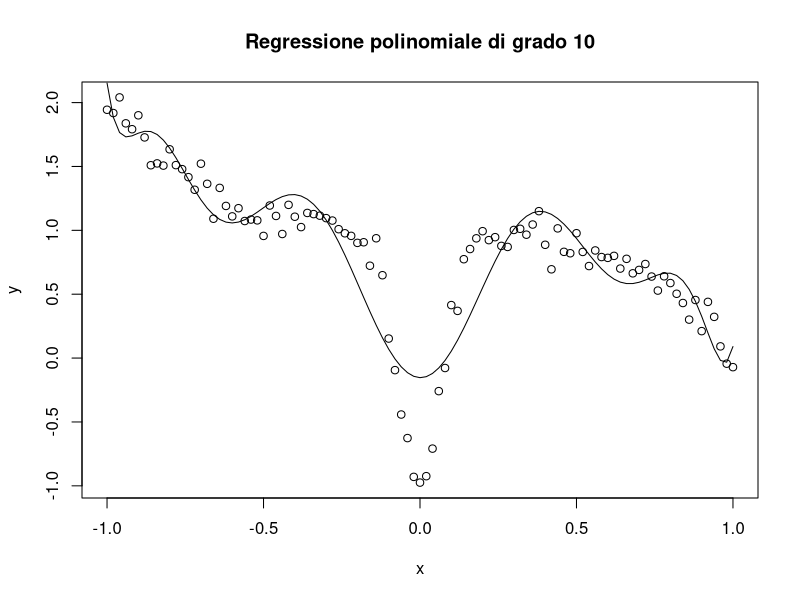
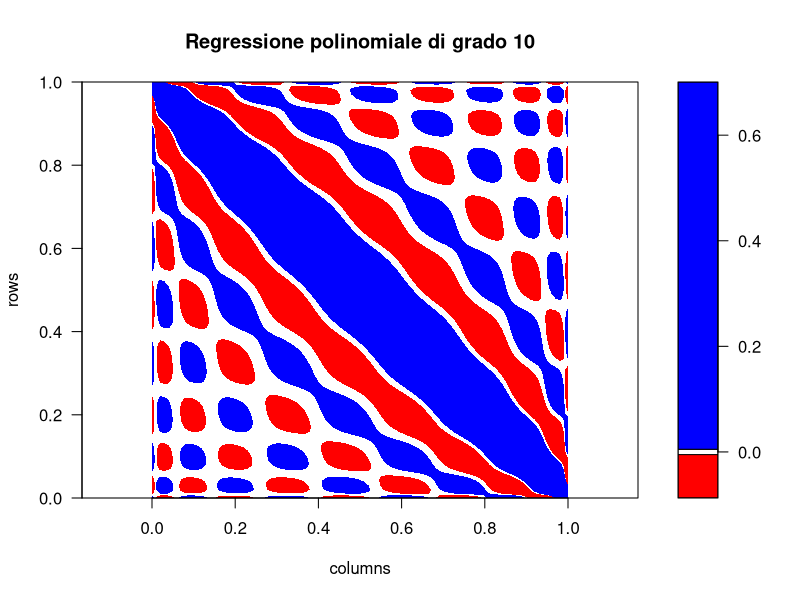
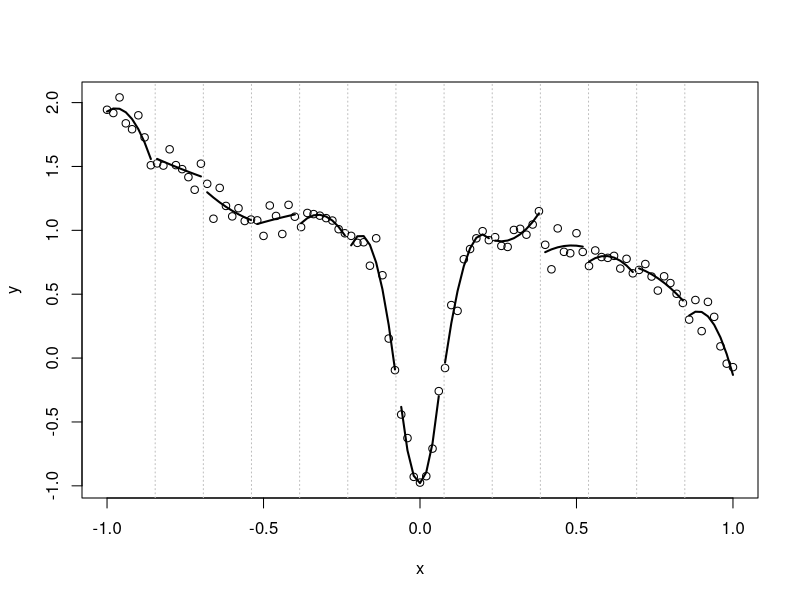
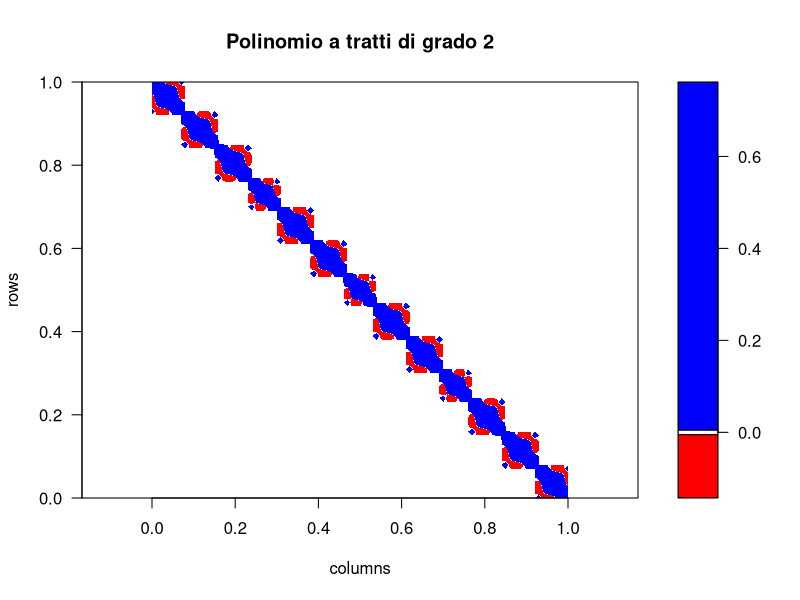
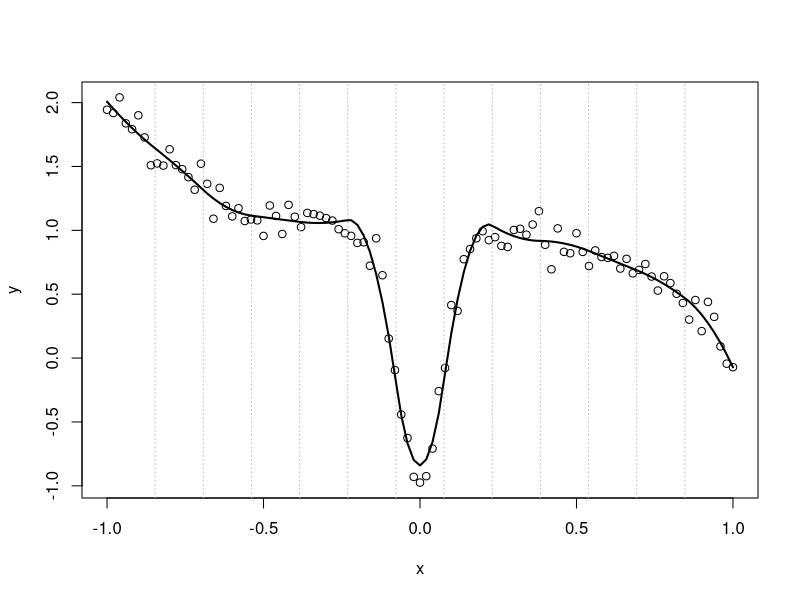
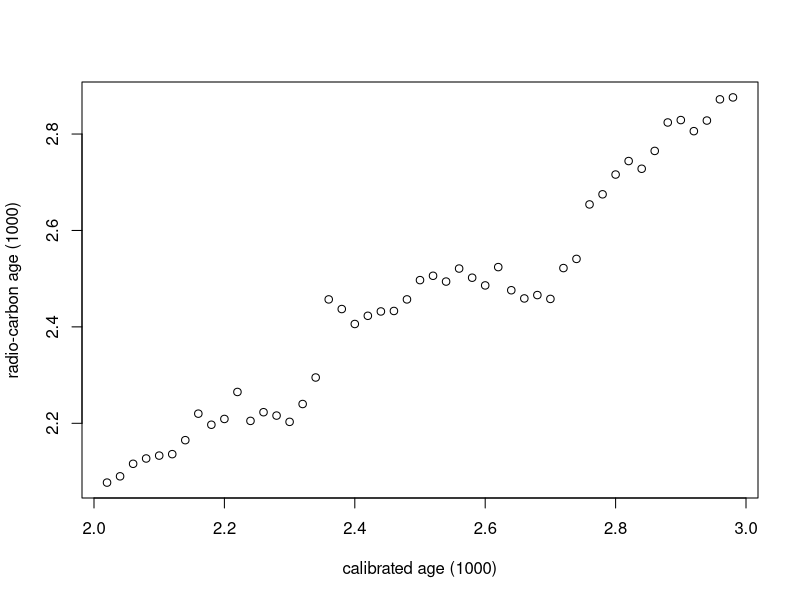
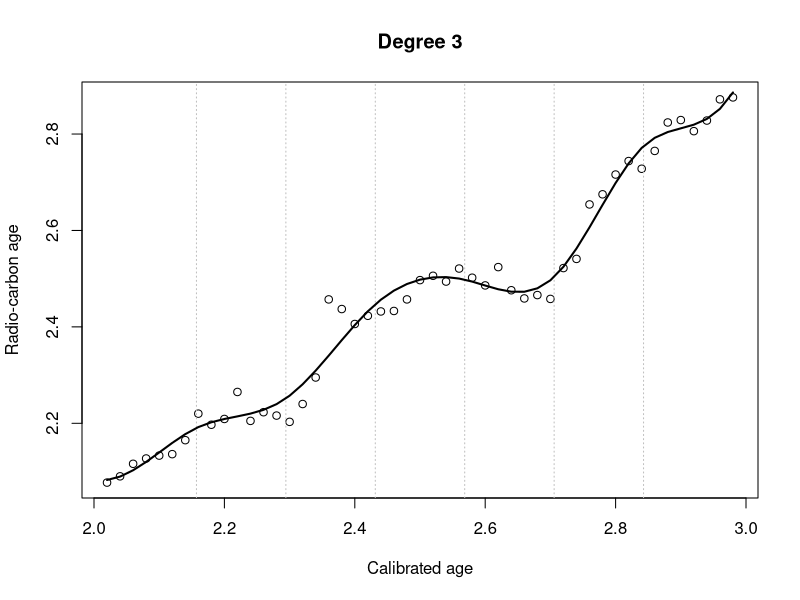
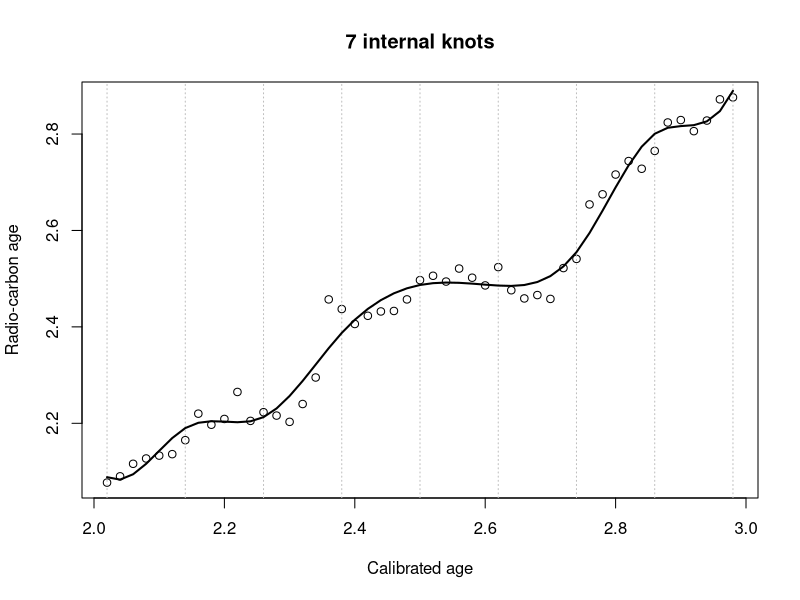

Write R code to recreate these figures, in order.
rm(list=ls())
#==========================
# REGRESSION SPLINES
#==========================

#--- DATI SIMULATI ----------------------------

fx = function(x) 1 - x^3 - 2*exp(-100*x^2)
x = seq(-1,1,by=0.02)
set.seed(123)
n = length(x)
y = fx(x) + rnorm(n,0,0.1)

#--- REGRESSIONE POLINOMIALE ----------------------------

M = 10
fit = lm(y ~ poly(x,degree=M, raw=T))
#pdf("Figure_polyM.pdf")
plot(x,y, main=paste("Regressione polinomiale di grado", M))
lines(x,fitted(fit))
#dev.off()

B = model.matrix(fit)
S = B %*% solve(crossprod(B)) %*% t(B)

#pdf("Figure_hatmatrixM.pdf")
filled.contour(main=paste("Regressione polinomiale di grado", M), apply(S, 2, rev), asp=1, xaxt="n", yaxt="n", xlab="columns", ylab="rows", levels=c(min(S),-0.005,0.005,max(S)), col=c("red", "white", "blue"))
#dev.off()

kappa(crossprod(B), exact=T)

#--- POLINOMI0 A TRATTI ----------------------------

M = 2
K = 12 # numero di intervalli = K+1
knots = seq(-1,1,length=K+2)[-c(1,K+2)]
x_cut = cut(x, c(-Inf,knots,Inf) )
#pdf("Figure_piece_poly.pdf")
plot(x,y)
abline(v=knots, col="gray", lty=3)
S = matrix(0,n,n)
for (i in 1:length(levels(x_cut)) ){
  subset = (x_cut==levels(x_cut)[i])
  lines(x[subset], fitted(lm(y[subset] ~ poly(x[subset],M))), lwd=2 )
  B = model.matrix(lm(y[subset] ~ poly(x[subset],M)))
  S[subset,subset] = B %*% solve(crossprod(B)) %*% t(B)
}
#dev.off()

#pdf("Figure_hatmatrix_piece_poly.pdf")
filled.contour(main=paste("Polinomio a tratti di grado", M),apply(S, 2, rev), asp=1, xaxt="n", yaxt="n", xlab="columns", ylab="rows", levels=c(min(S),-0.005,0.005,max(S)), col=c("red", "white", "blue"))
#dev.off()


#--- SPLINE DI REGRESSIONE ----------------------------

# costruzione della spline con funzioni base di potenza troncata
K = length(knots)
n = length(x)
B = matrix(NA,ncol=M+K+1, nrow=n)
B[,1:(M+1)] = cbind(1,poly(x,M, raw=TRUE))
B[,(M+2):(M+K+1)] = sapply(1:K, function(k) ifelse(x >= knots[k], (x-knots[k])^M, 0))
fit = lm(y ~ 0 + B)

#pdf("Figure_reg_spline.pdf")
plot(x,y)
abline(v=knots, col="gray", lty=3)
lines(x,predict(fit), lwd=2)
#dev.off()

#--- RADIOCARBON DATA ----------------------------

rm(list=ls())

library(sm) 
dat = radioc[(radioc$Cal.age > 2000 & radioc$Cal.age < 3000), ]
x = dat$Cal.age/1000
y = dat$Rc.age/1000
#pdf("Figure_radiocarbon.pdf")
plot(y ~ x, xlab="calibrated age (1000)", ylab="radio-carbon age (1000)")
#dev.off()


#--- SCELTA DEL GRADO M ----------------------------

K = 6
knots = seq(min(x),max(x),length=K+2)[-c(1,K+2)]
M = 3
n = length(x)
B = matrix(NA,ncol=M+K+1, nrow=n)
B[,1:(M+1)] = cbind(1,poly(x,M, raw=TRUE))
B[,(M+2):(M+K+1)] = sapply(1:K, function(k) ifelse(x >= knots[k], (x-knots[k])^M, 0))
fit = lm(y ~ 0 + B)

#pdf("Figure_radioc_M.pdf")
plot(x,y, ylab="Radio-carbon age", xlab="Calibrated age", main=paste("Degree", M))
abline(v=knots, col="gray", lty=3)
lines(x,predict(fit), lwd=2)
#dev.off()


#--- SCELTA DEL NUMERO K ----------------------------

K = 7
knots = seq(min(x),max(x),length=K+2)[-c(1,K+2)]
M = 3
n = length(x)
B = matrix(NA,ncol=M+K+1, nrow=n)
B[,1:(M+1)] = cbind(1,poly(x,M, raw=TRUE))
B[,(M+2):(M+K+1)] = sapply(1:K, function(k) ifelse(x >= knots[k], (x-knots[k])^M, 0))
fit = lm(y ~ 0 + B)

#pdf("Figure_radioc_K.pdf")
plot(x,y, ylab="Radio-carbon age", xlab="Calibrated age", main=paste(K, "internal knots"))
abline(v=knots, col="gray", lty=3)
abline(v=range(x), col="gray", lty=3)
lines(x,predict(fit), lwd=2)
#dev.off()

#--- INTERPOLATING NATURAL SPLINE ----------------------------

#pdf("Figure_interpolating_ns.pdf")
f = splinefun(x, y, method = "natural")
plot(x, y, xlim=c(1.9,3.1))
curve(f(x), add = TRUE, from = 1, to = 4, n = 1000, lwd=2) 
#dev.off()

#--- CONSTRUCTION B-SPLINE (STANDARDIZED) -----

xx = (x-min(x)) / (max(x)-min(x))
yy = (y-min(y)) / (max(y)-min(y))

K = 13
knots = seq(min(xx),max(xx),length=K+2)[-c(1,K+2)]
M = 3
n = length(xx)
B = matrix(NA,ncol=M+K+1, nrow=n)
B[,1:(M+1)] = cbind(1,poly(xx,M, raw=TRUE))
B[,(M+2):(M+K+1)] = sapply(1:K, function(k) ifelse(xx >= knots[k], (xx-knots[k])^M, 0))

#pdf("Figure_tpowerbasis.pdf")
op <- par(mfrow=c(3,1), mar = c(0, 4, 0, 0))
plot(xx,yy, ylim=c(-0.5,1.5), col="white", ylab="Unscaled basis functions Bj(x)")
abline(v=knots, lty=3, col="gray")
for (i in 1:ncol(B)) lines(xx,B[,i], col=i, lwd=2)

fit = lm(yy ~ 0 + B)
beta_hat = coef(fit)
B_scaled = sapply(1:length(beta_hat),function(j) B[,j]*beta_hat[j])

plot(xx,yy, ylim=c(-0.5,1.5), col="white", , ylab="Scaled basis functions betaj * Bj(x)")
abline(v=knots, lty=3, col="gray")
for (i in 1:ncol(B_scaled)) lines(xx,B_scaled[,i], col=i, lwd=2)

plot(xx,yy, ylim=c(-0.5,1.5), ylab="Sum betaj * Bj(x)")
abline(v=knots, lty=3, col="gray")
y_hat = apply(B_scaled, 1, sum)
lines(xx,y_hat, lwd=2)
par(op)
#dev.off()


#--- NON-STANDARDIZED DATA ----------------------------

K = 13
knots = seq(min(x),max(x),length=K+2)[-c(1,K+2)]
M = 3
n = length(x)
B = matrix(NA,ncol=M+K+1, nrow=n)
B[,1:(M+1)] = cbind(1,poly(x,M, raw=TRUE))
B[,(M+2):(M+K+1)] = sapply(1:K, function(k) ifelse(x >= knots[k], (x-knots[k])^M, 0))
fit = lm(y ~ 0 + B)
beta_hat = coef(fit)

#pdf("Figure_barbeta.pdf")
barplot(beta_hat)
#dev.off()

kappa(crossprod(B), exact=T)

#---------------------------------------
# B-SPLINES
#---------------------------------------

tpower <- function(x, t, deg){
  (x - t) ^ deg * (x > t)
}

bbase <- function(x, xl, xr, ndx, deg){
  dx <- (xr - xl) / ndx
  knots <- seq(xl - deg * dx, xr + deg * dx, by = dx)
  P <- outer(x, knots, tpower, deg)
  n <- dim(P)[2]
  Delta <- diff(diag(n), diff = deg + 1) / (gamma(deg + 1) * dx ^ deg)
  B <- (-1) ^ (deg + 1) * P %*% t(Delta)
  B
}


xl=min(x)
xr=max(x)
ndx=K+1
bdeg=3

B <- bbase(x, xl, xr, ndx, bdeg)
knots_all <- seq(xl - bdeg * (xr - xl) / ndx, xr + bdeg * (xr - xl) / ndx, by = (xr - xl) / ndx)
#pdf("Figure_Bspline.pdf")
plot(knots_all,rep(0,length(knots_all)),pch=19, ylab=expression(B[j](x)), xlab="x")
abline(v=knots_all, lty=3, col="gray")
for (i in 1:ncol(B)) lines(x,B[,i], col=i, lwd=2)
#dev.off()

rowSums(B)

S = B %*% solve(crossprod(B)) %*% t(B)
#pdf("Figure_hatmatrixBbasis.pdf")
filled.contour(main="B-basis spline", apply(S, 2, rev), asp=1, xaxt="n", yaxt="n", xlab="columns", ylab="rows", levels=c(min(S),-0.005,0.005,max(S)), col=c("red", "white", "blue"))
#dev.off()



#--- CONSTRUCTION B-SPLINE (STANDARDIZED) -----

xl=min(xx)
xr=max(xx)
ndx=K+1
bdeg=3
BB <- bbase(xx, xl, xr, ndx, bdeg)

#pdf("Figure_Bbasis.pdf")
op <- par(mfrow=c(3,1), mar = c(0, 4, 0, 0))
plot(xx,yy, ylim=c(-0.5,1.5), col="white", ylab="Unscaled basis functions Bj(x)")
abline(v=knots, lty=3, col="gray")
for (i in 1:ncol(B)) lines(xx,BB[,i], col=i, lwd=2)

fit = lm(yy ~ 0 + BB)
beta_hat = coef(fit)
BB_scaled = sapply(1:length(beta_hat),function(j) BB[,j]*beta_hat[j])

plot(xx,yy, ylim=c(-0.5,1.5), col="white", , ylab="Scaled basis functions betaj * Bj(x)")
abline(v=knots, lty=3, col="gray")
for (i in 1:ncol(BB_scaled)) lines(xx,BB_scaled[,i], col=i, lwd=2)

plot(xx,yy, ylim=c(-0.5,1.5), ylab="Sum betaj * Bj(x)")
abline(v=knots, lty=3, col="gray")
y_hat = apply(BB_scaled, 1, sum)
lines(xx,y_hat, lwd=2)
par(op)
#dev.off()




#---------------------------------------
# NATURAL CUBIC SPLINES
#---------------------------------------


nat_spline_x <- function(x, knots){
  
  K <- length(knots)
  n <- length(x)
  xi <- knots
  
  d <- function(z, j)
  {
    out <- (x - xi[j])^3 * as.numeric(x > xi[j])
    out <- out - (x - xi[K])^3 * as.numeric(x > xi[K])
    out <- out / (xi[K] - xi[j])
    out
  }
  
  B <- matrix(0, ncol=K, nrow=n)
  B[, 1L] <- 1
  B[, 2L] <- x
  for (j in seq(1L, (K-2L)))
  {
    B[, j + 2L] <- d(x, j) - d(x, K - 1L)
  }
  B
  
}

M = 3
K = 11
knots = seq(min(x),max(x),length=K+2)[-c(1,K+2)]
n = length(x)
  

B <- nat_spline_x(x, knots)
y_hat <- B %*% solve(crossprod(B)) %*% crossprod(B, y)

fit_ns <- lm(y ~ 0+B)
y_hat_ns <- predict(fit_ns, se = TRUE)

X = matrix(NA,ncol=M+K+1, nrow=n)
X[,1:(M+1)] = cbind(1,poly(x,M, raw=TRUE))
X[,(M+2):(M+K+1)] = sapply(1:K, function(k) ifelse(x >= knots[k], (x-knots[k])^M, 0))
fit_cs <- lm(y ~ 0+X)
y_hat_cs <- predict(fit_cs, se = TRUE)

#pdf("Figure_nat_spline.pdf")
plot(x,y)
abline(v=knots, lty=3, col="gray")
lines(x,y_hat, lwd=2, col=4)
lines(x,y_hat_cs$fit, lwd=2)
legend("top", c("natural cubic spline", "cubic spline"), lty=1, col=c(4,1), lwd=2)
#dev.off()


#pdf("Figure_standard_error.pdf")
plot(x, y_hat_cs$se.fit, type="l", 
     ylab="Standard error", lwd=2)
lines(x, y_hat_ns$se.fit, lwd=2, col=4)
legend("top", c("cubic spline", "natural cubic spline"), lty=1, col=c(1,4), lwd=2)
#dev.off()
